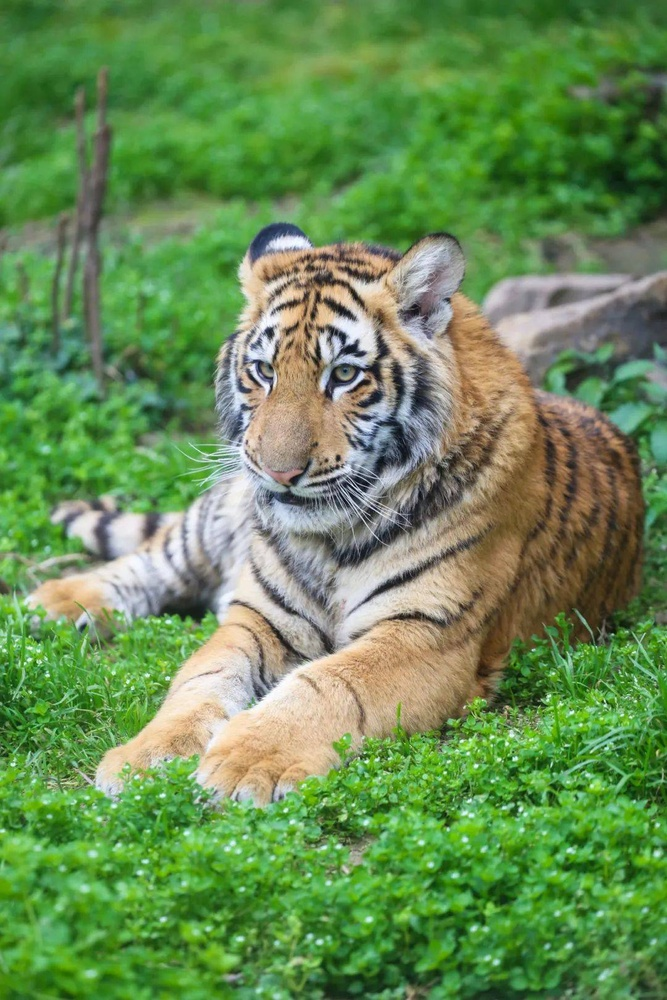
#> input picture Awe-Plugin-module-main/AwesomeDataEnhance/data_enhance/test_database/p1.jpeg, 667 x 1000 px, shrunk from 1080 x 1620 before the run, found by its file name
$ python perspective_transform.py
#> lines starting #> are read from the running program, lines starting #| are printed output that depends on the picture
#> further down, image is the input picture: PIL image 667x1000 RGB; mean R, G, B 103.6, 140.9, 83.5
import random
import numpy as np
from PIL import Image

def calculate_perspective_coefficients(src_points, dst_points):
    """
    计算透视变换矩阵的系数。

    :param src_points: 原始图像的 4 个顶点坐标 [(x1, y1), (x2, y2), ...]。
    :param dst_points: 目标图像的 4 个顶点坐标 [(x1', y1'), (x2', y2'), ...]。
    :return: 透视变换的 8 个系数列表。
    """
    matrix = []
    for (src, dst) in zip(src_points, dst_points):
        matrix.append([src[0], src[1], 1, 0, 0, 0, -dst[0] * src[0], -dst[0] * src[1]])
        matrix.append([0, 0, 0, src[0], src[1], 1, -dst[1] * src[0], -dst[1] * src[1]])
    A = np.array(matrix, dtype=np.float32)
    B = np.array([pt for pair in dst_points for pt in pair], dtype=np.float32)
    coefficients = np.linalg.solve(A, B)
    return coefficients.tolist()

def perspective_transform(image, max_warp=0.4):
    """
    对图像应用随机透视变换。

    :param image: 输入的 PIL 图像。
    :param max_warp: 最大变形系数，占图像尺寸的比例。
    :return: 应用透视变换后的 PIL 图像。
    """
#> called with max_warp = 0.4
    width, height = image.size
#> width = 667; height = 1000

    # 生成角点的随机偏移量
    x_warp = max_warp * width
#> x_warp = 266.8
    y_warp = max_warp * height
#> y_warp = 400

    # 定义原始角点（图像的四个顶点）
    src_points = [
        (0, 0), (width, 0), (width, height), (0, height)
    ]

    # 定义目标角点（加入随机扰动）
    dst_points = [
        (random.uniform(-x_warp, x_warp), random.uniform(-y_warp, y_warp)),
        (width + random.uniform(-x_warp, x_warp), random.uniform(-y_warp, y_warp)),
        (width + random.uniform(-x_warp, x_warp), height + random.uniform(-y_warp, y_warp)),
        (random.uniform(-x_warp, x_warp), height + random.uniform(-y_warp, y_warp)),
    ]

    # 计算透视变换的系数
    coefficients = calculate_perspective_coefficients(src_points, dst_points)

    # 应用透视变换
    transformed_image = image.transform((width, height), Image.PERSPECTIVE, coefficients, resample=Image.BICUBIC)
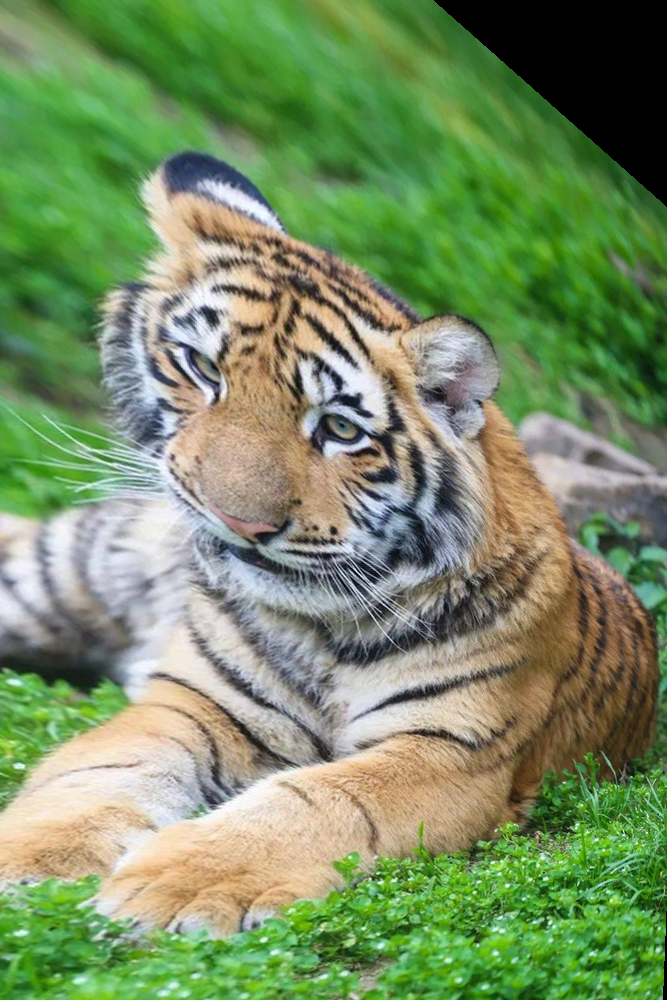
#> transformed_image: PIL image 667x1000 RGB; mean R, G, B 119.8, 142.8, 99.1

    return transformed_image

# 测试代码
if __name__ == "__main__":
    # 输入图像路径
    input_image_path = r"C:\Users\lenovo\Desktop\tast_database\p1.jpeg" # 替换为你的输入图像路径
    output_image_path = "test_image_transformed.jpg"  # 替换为输出图像路径

    try:
        # 打开图片
        image = Image.open(input_image_path)

        # 应用透视变换
        transformed_image = perspective_transform(image)

        # 显示变换结果
        transformed_image.show()

        # 保存结果
        transformed_image.save(output_image_path)
        print(f"透视变换后的图像已保存到: {output_image_path}")

    except Exception as e:
        print(f"发生错误: {e}")

$ run again, with Awe-Plugin-module-main/AwesomeDataEnhance/data_enhance/test_database/p2.jpeg copied over Awe-Plugin-module-main/AwesomeDataEnhance/data_enhance/test_database/p1.jpeg
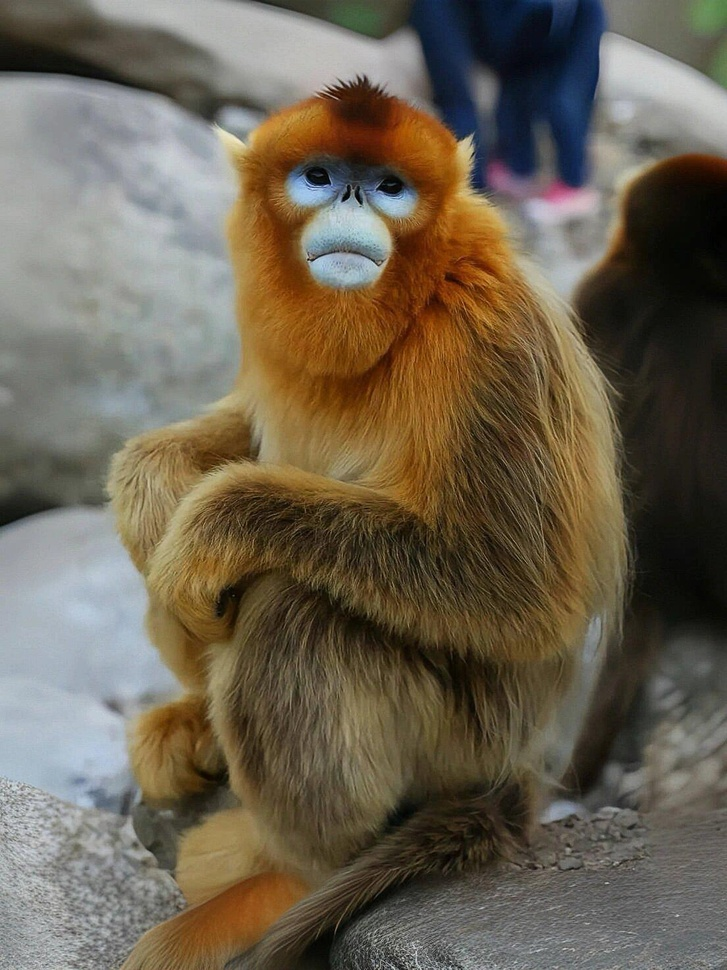
#> input picture Awe-Plugin-module-main/AwesomeDataEnhance/data_enhance/test_database/p2.jpeg, 727 x 970 px, shrunk from 1104 x 1472 before the run, found by its file name
#> image is the input picture: PIL image 727x970 RGB; mean R, G, B 108.2, 98.5, 82
#> in perspective_transform, `transformed_image = image.transform((width, height), Image.PERSPECTIVE..`:
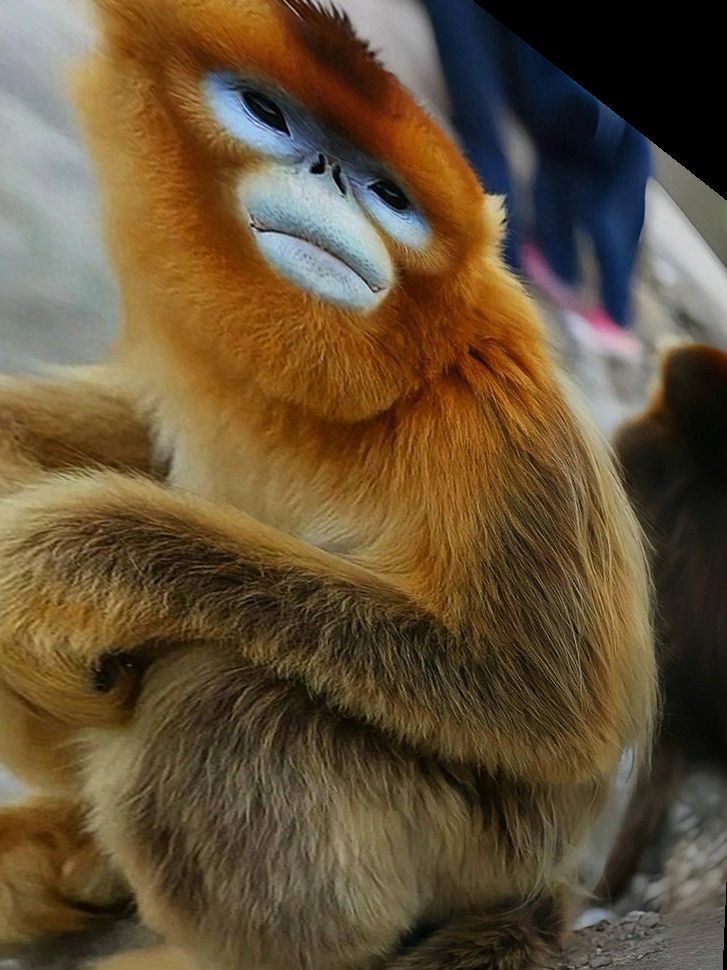
#> transformed_image: PIL image 727x970 RGB; mean R, G, B 99.6, 81.2, 55.2

$ run again, with Awe-Plugin-module-main/AwesomeDataEnhance/data_enhance/test_database/p3.jpeg copied over Awe-Plugin-module-main/AwesomeDataEnhance/data_enhance/test_database/p1.jpeg
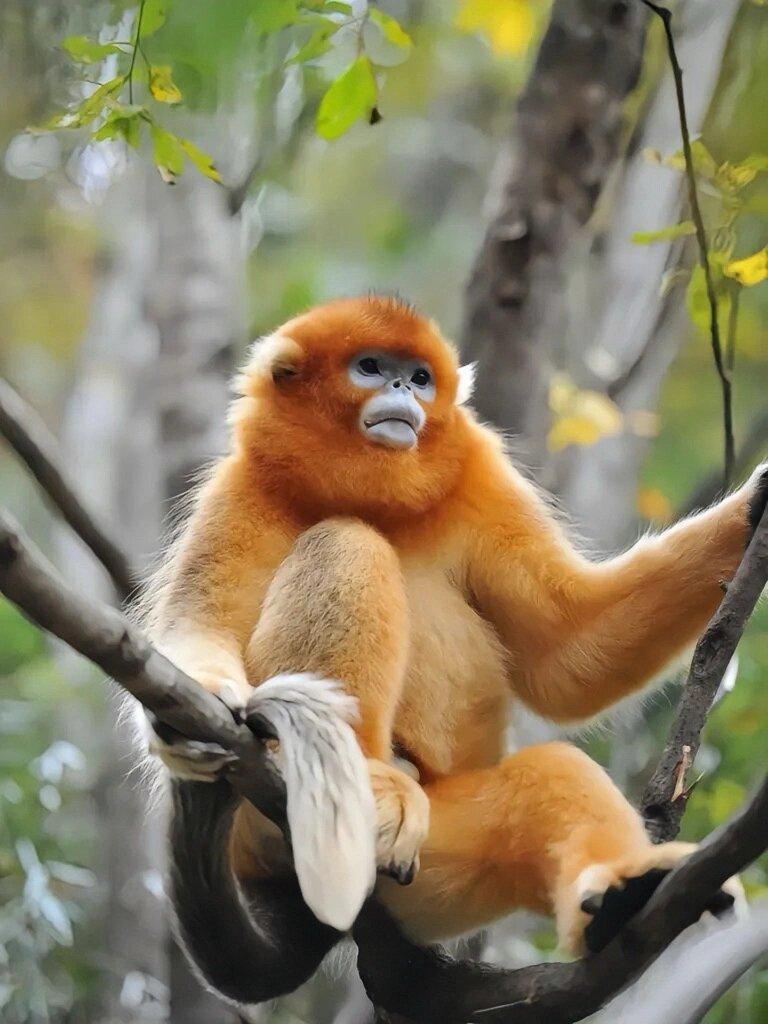
#> input picture Awe-Plugin-module-main/AwesomeDataEnhance/data_enhance/test_database/p3.jpeg, 768 x 1024 px, found by its file name
#> image is the input picture: PIL image 768x1024 RGB; mean R, G, B 137, 127.1, 98.8
#> in perspective_transform, `transformed_image = image.transform((width, height), Image.PERSPECTIVE..`:
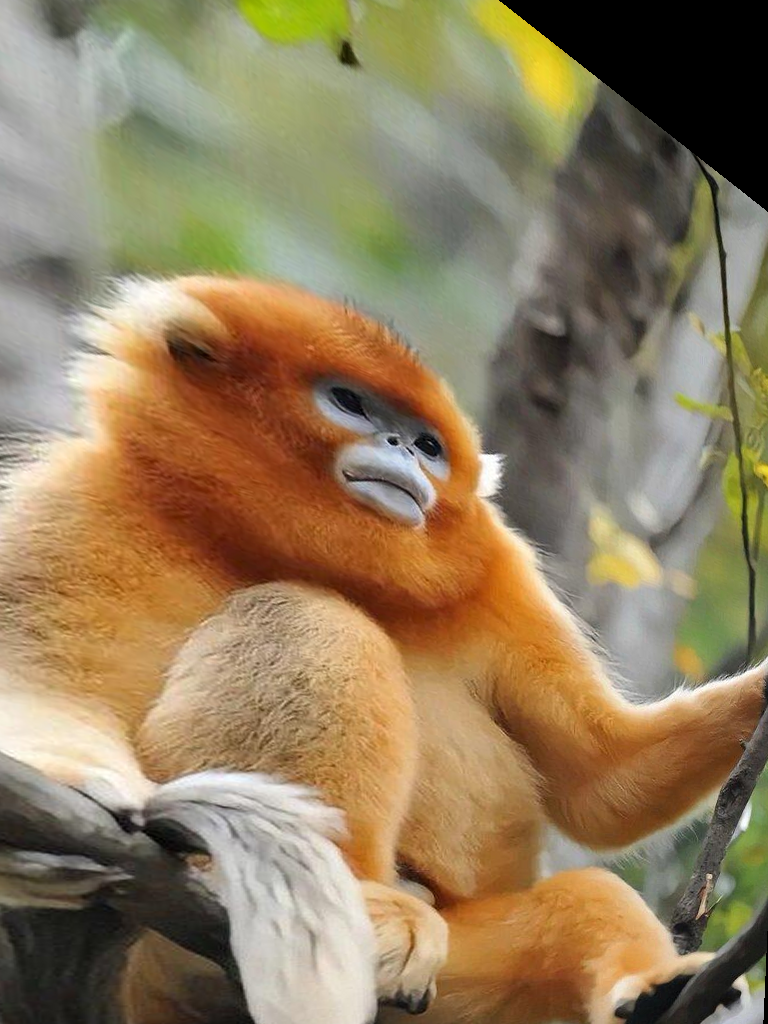
#> transformed_image: PIL image 768x1024 RGB; mean R, G, B 145.6, 125.9, 94.1

$ run again, with Awe-Plugin-module-main/AwesomeDataEnhance/data_enhance/test_database/p4.jpeg copied over Awe-Plugin-module-main/AwesomeDataEnhance/data_enhance/test_database/p1.jpeg
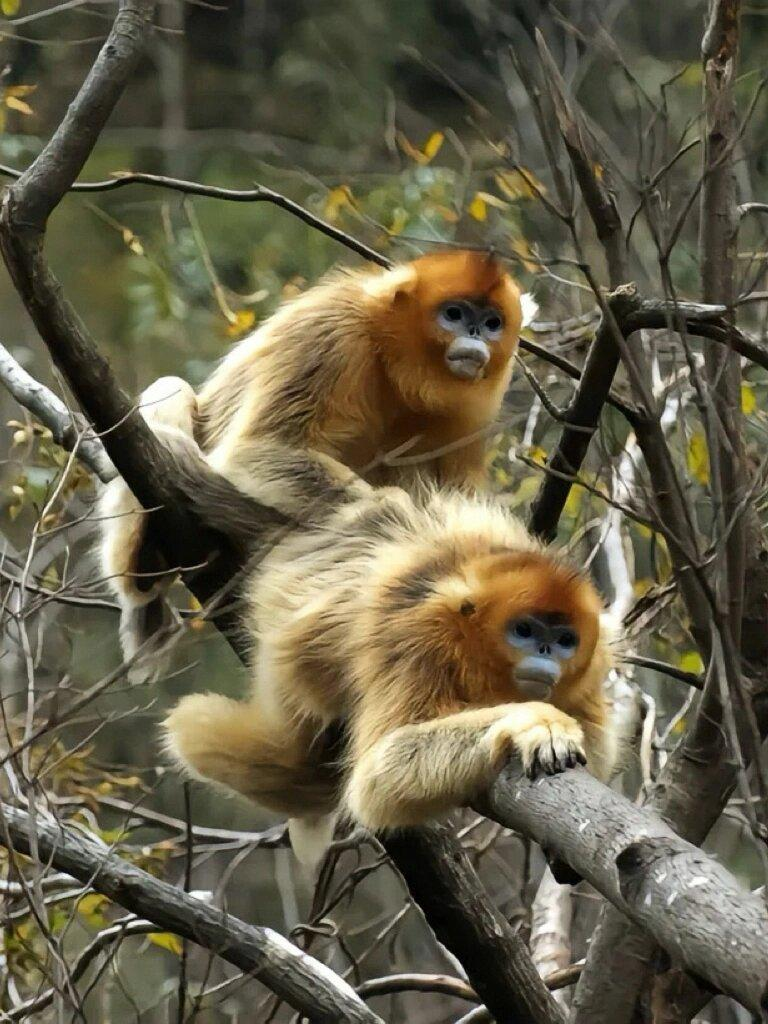
#> input picture Awe-Plugin-module-main/AwesomeDataEnhance/data_enhance/test_database/p4.jpeg, 768 x 1024 px, found by its file name
#> image is the input picture: PIL image 768x1024 RGB; mean R, G, B 101.9, 95.7, 73.2
#> in perspective_transform, `transformed_image = image.transform((width, height), Image.PERSPECTIVE..`:
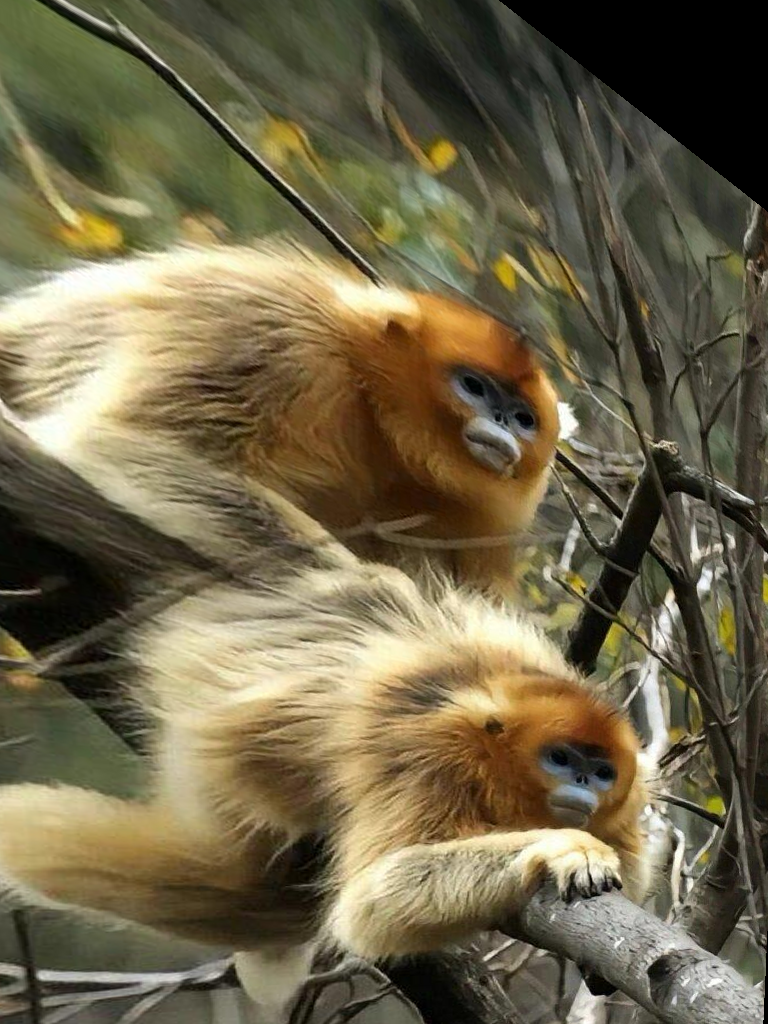
#> transformed_image: PIL image 768x1024 RGB; mean R, G, B 111.5, 102.1, 74.6
